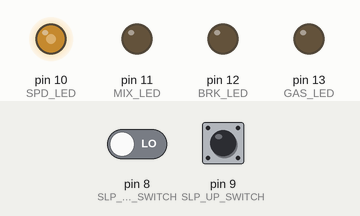
Recording of a sketch running on a simulated Arduino Uno, built with avr-gcc and run on an emulated ATmega328P. Shown: output pins drawn as LEDs (lit = HIGH). Inputs (shaded band) come from the test bench; at power-on: pin 9 (SLP_UP_SWITCH) LOW, pin 8 (SLP_DOWN_SWITCH) LOW.

Above: at 1.2 s.
1.3 s: pin 9 (SLP_UP_SWITCH) pulled HIGH for 0.15 s
At 2.1 s:
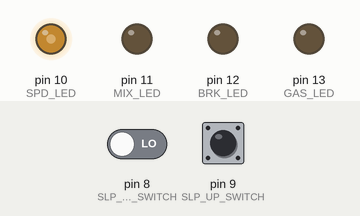
2.9 s: pin 8 (SLP_DOWN_SWITCH) driven HIGH
At 3.4 s:
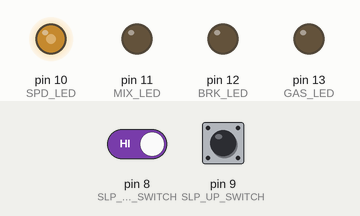
5.9 s: pin 8 (SLP_DOWN_SWITCH) driven LOW
At 6.8 s:
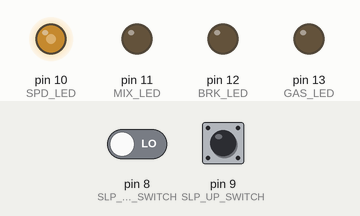
7.4 s: pin 8 (SLP_DOWN_SWITCH) driven HIGH
At 8.8 s:
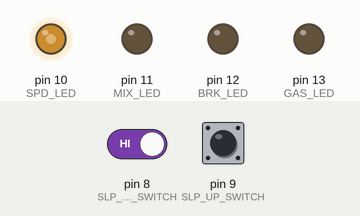
10.4 s: pin 9 (SLP_UP_SWITCH) pulled HIGH for 3.2 s
Timing chart, 0 to 48.4 s (numbered marks = the images above; inputs shaded):
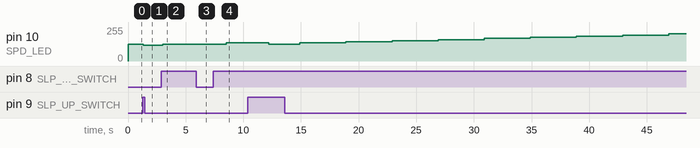

The sketch:

sketchA.ino
```cpp
// --------------------------------------
// Global Variables
// --------------------------------------
#include <string.h>
#include <stdio.h>

// --------------------------------------
// Pin Configuration
// --------------------------------------
#define GAS_LED  13		//Led verde
#define BRK_LED  12		//Led rojo
#define MIX_LED  11		//Led amarillo
#define SLP_UP_SWITCH  9	//Switch
#define SLP_DOWN_SWITCH  8	//Switch
#define SPD_LED  10		//Led azul

// --------------------------------------
// Global Variables
// --------------------------------------
float speed = 55.0;
boolean accelerator = false;    //true==activado false==desactivado
boolean brake = false;          //true==activado false==desactivado
boolean mixer = false;          //true==activado false==desactivado
int slope = 0;                  //-1==subida 0==llano 1==bajada

int currentTime;    //Variable que guarda el tiempo actual para calcular velocidad
int previousTime;   //Variable que guarda el tiempo previo para calcular velocidad
int diffTime;       //Variable que guarda diferencia de tiempo
int brightness;     //Varaible que guarda el nivel de brillo del led blanco

int numSecCycles = 2;      //numero de ciclos secundarios
int timeSecCycle = 100;    //duracion ciclo secundario en milisegundos

// --------------------------------------
// Function: comm_server
// --------------------------------------
int comm_server()
{
    int i;
    char request[10];
    char answer[10];
    int speed_int;
    int speed_dec;
    int timeIni = micros();

    // while there is enough data for a request
    if (Serial.available() >= 9) {
        // read the request
        i=0;
        while ( (i<9) && (Serial.available() >= (9-i)) ) {
            // read one character
            request[i]=Serial.read();

            // if the new line is positioned wrong
            if ( (i!=8) && (request[i]=='\n') ) {
                // Send error and start all over again
                sprintf(answer,"MSG: ERR\n");
                Serial.write(answer);
                memset(request,'\0', 9);
                i=0;
            } else {
              // read the next character
              i++;
            }
        }
        request[9]='\0';

        // cast the request
        if (0 == strcmp("SPD: REQ\n",request)) {
            // send the answer for speed request
            speed_int = (int)speed;
            speed_dec = ((int)(speed*10)) % 10;
            sprintf(answer,"SPD:%02d.%d\n",speed_int,speed_dec);
            Serial.write(answer);

        } else if (0 == strcmp("SLP: REQ\n",request)) {
             // send the answer for slope request
            switch (slope) {
               case -1: sprintf(answer,"SLP:  UP\n"); break;
               case 0: sprintf(answer,"SLP:FLAT\n"); break;
               case 1: sprintf(answer,"SLP:DOWN\n"); break;
            }
            Serial.write(answer);

        } else if (0 == strcmp("GAS: SET\n",request)) {
             // send the answer for activate/enable gas request
            accelerator = true;    //activamos acelerador
            sprintf(answer,"GAS:  OK\n");
            Serial.write(answer);

        } else if (0 == strcmp("GAS: CLR\n",request)) {
             // send the answer for deactivate/disable gas request
            accelerator = false;  //desactivamos acelerador
            sprintf(answer,"GAS:  OK\n");
            Serial.write(answer);

        } else if (0 == strcmp("BRK: SET\n",request)) {
             // send the answer for activate/enable brake request
            brake = true;  //activamos freno
            sprintf(answer,"BRK:  OK\n");
            Serial.write(answer);

        } else if (0 == strcmp("BRK: CLR\n",request)) {
             // send the answer for deactivate/disable brake request
            brake = false;  //desactivamos freno
            sprintf(answer,"BRK:  OK\n");
            Serial.write(answer);

        } else if (0 == strcmp("MIX: SET\n",request)) {
             // send the answer for activate/enable mixer request
            mixer = true;  //activamos mezclador
            sprintf(answer,"MIX:  OK\n");
            Serial.write(answer);

        } else if (0 == strcmp("MIX: CLR\n",request)) {
             // send the answer for deactivate/disable mixer request
            mixer = false;  //desactivamos mezclador
            sprintf(answer,"MIX:  OK\n");
            Serial.write(answer);

        } else {
            // error, send error message
            sprintf(answer,"MSG: ERR\n");
            Serial.write(answer);
        }

        int timeFin = micros();
        int time = timeFin - timeIni;
        sprintf(answer, "%d\n", time);
        //Serial.print(answer);
    }
    return 0;
}

// --------------------------------------
// Function: setup
// --------------------------------------
void setup() {
    Serial.begin(9600);
    pinMode(GAS_LED, OUTPUT);
    pinMode(BRK_LED, OUTPUT);
    pinMode(MIX_LED, OUTPUT);
    pinMode(SLP_UP_SWITCH, INPUT);
    pinMode(SLP_DOWN_SWITCH, INPUT);
    pinMode(SPD_LED, OUTPUT);
}

// --------------------------------------
// Function: loop
// --------------------------------------
void loop() {
    //comm_server();
    scheduler();
}

// --------------------------------------
// Function: accelerate
// --------------------------------------
void accelerateFunction() {
    char answer[10];
    int timeIni = micros();

    if(!accelerator) {  //Si el acelerador esta desactivado
      digitalWrite(GAS_LED, LOW); //Led apagado
    } else if (accelerator) {  //Si el acelerador esta activado
       digitalWrite(GAS_LED, HIGH); //Led encendido
    }

    int timeFin = micros();
    int time = timeFin - timeIni;
    sprintf(answer, "%d\n", time);
    //Serial.print(answer);
}

// --------------------------------------
// Function: brake
// --------------------------------------
void brakeFunction() {
    char answer[10];
    int timeIni = micros();

    if(!brake) {  //Si el freno esta desactivado
      digitalWrite(BRK_LED, LOW); //Led apagado
    } else if (brake) { //Si el freno esta activado
       digitalWrite(BRK_LED, HIGH); //Led encendido
    }

    int timeFin = micros();
    int time = timeFin - timeIni;
    sprintf(answer, "%d\n", time);
    //Serial.print(answer);
}

// --------------------------------------
// Function: mixer
// --------------------------------------
void mixFunction() {
    char answer[10];
    int timeIni = micros();

    if(!mixer) {  //Si el mezclador esta desactivado
      digitalWrite(MIX_LED, LOW); //Led apagado
    } else if (mixer) { //Si el mezclador esta activado
       digitalWrite(MIX_LED, HIGH); //Led encendido
    }

    int timeFin = micros();
    int time = timeFin - timeIni;
    sprintf(answer, "%d\n", time);
    //Serial.print(answer);
}

// --------------------------------------
// Function: readSlope
// --------------------------------------
void readSlopeFunction() {
    char answer[10];
    int timeIni = micros();

    int readSlope = digitalRead(SLP_UP_SWITCH);   //Vemos si el switch esta en la posicion de subida
                                                  //la variable readSlope tendra 1 si lo esta y 0 en caso contrario
    if (readSlope == 1) {                         //Si esta en dicha posicion
      slope = -1;                                 //Pendiente de subida
    } else {                                      //Si no esta en posicion de subida vemos si esta en posicion de bajada
        readSlope = digitalRead(SLP_DOWN_SWITCH);
        if (readSlope == 1) {                     //Si esta en posicion de bajada
          slope = 1;                              //Pendiente de bajada
        } else {                                  //Si no esta ni subida ni bajada
           slope = 0;                             //Esta llano
        }
    }

    int timeFin = micros();
    int time = timeFin - timeIni;
    sprintf(answer, "%d\n", time);
    //Serial.print(answer);
}

// --------------------------------------
// Function: actualSpeed
// --------------------------------------
void actualSpeedFunction() {
    char answer[10];
    int timeIni = micros();

    currentTime = millis();                  //Obtenemos tiempo actual
    diffTime = currentTime - previousTime;   //Calculamos el tiempo que ha pasado desde la ultima accion
    previousTime = currentTime;              //Hacemos que el previo sea el actual para la siguiente pasada

    if (accelerator == true) {
      speed += ((0.5 / 1000) * diffTime);  //Calculamos la nueva velocidad V = V0 + a * t
    }

    if (brake == true) {
      speed += ((-0.5 / 1000) * diffTime);  //Calculamos la nueva velocidad
    }

    speed += (((0.25 * slope) / 1000) * diffTime);  //Calculamos la nueva velocidad

    if (speed < 0) {
       speed = 0;      //Velocidad no negativa
       brake = false;  //Dejamos de frenar
    }

    //Calculamos el brillo del led blanco
    if (speed <= 40) {
        brightness = 0;  //Si la velocidad es menor igual que 40 brilo minimo
    } else if (speed >= 70) {
         brightness = 255;  //Si la velocidad es mayor igual que 70 brilo maximo
    } else {
         brightness = map((int)speed, 40, 70, 0, 255);  //Mapeo para valores de velocidad intermedios
    }
    analogWrite(SPD_LED, brightness);

    int timeFin = micros();
    int time = timeFin - timeIni;
    sprintf(answer, "%d\n", time);
    //Serial.print(answer);
}

// --------------------------------------
// Function: scheduler
// --------------------------------------
void scheduler() {
    int timeStart, timeEnd, time;  //Variables para controlar el tiempo
    int wait;  //Variable para saber cuanto esperar
    int secCycle = 0;  //Ciclo secundario en el que se está, 0 o 1

    timeStart = millis();  //Obtenemos el tiempo en milisegundos

    while(1) {  //Endless loop

      switch (secCycle) {

        case 0:
          accelerateFunction();
          brakeFunction();
          mixFunction();
          readSlopeFunction();
          actualSpeedFunction();
          break;

        case 1:
          comm_server();
          accelerateFunction();
          brakeFunction();
          mixFunction();
          readSlopeFunction();
          actualSpeedFunction();
          break;
      }

       secCycle = (secCycle + 1) % numSecCycles; //Pasamos al siguiente ciclo secundario
       timeEnd = millis();  //Obtenemos el tiempo en milisegundos
       time = timeEnd - timeStart;  //Diferencia entre inicio y fin
       wait = timeSecCycle - time;  //Tiempo de espera sin hacer nada
       delay(wait);  //Espera
       timeStart += timeSecCycle;  //Tiempo de inicio mas duracion ciclo secundario
    }
}
```

Measured:
- after the input at 1.3 s, pin 10 (SPD_LED): 127/255 → 119/255 at once
- after the input at 2.9 s, pin 10 (SPD_LED): 119/255 → 127/255 after 0.10 s
- after the input at 5.9 s, pin 10 (SPD_LED): stays 127/255 (without the input it goes to 136/255 after 1.1 s)
- after the input at 7.4 s, pin 10 (SPD_LED): 127/255 → 136/255 after 1.1 s
